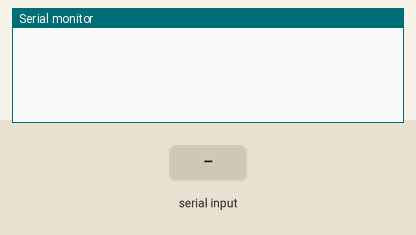
Recording of a sketch running on a simulated ESP8266 (NodeMCU). On the bench: the last lines printed to the serial monitor. The inputs (shaded band) are chosen by the test bench. WiFi joins after 1.5 s; servers stay silent unless stated.

Above: at 3.0 s.
3.1 s: "90,45,200\n" received over Serial
At 4.2 s:
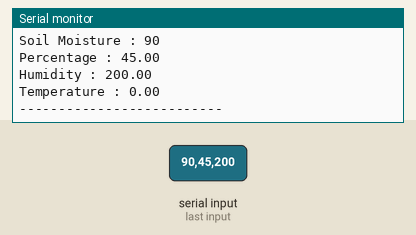
5.3 s: "30,150,10\n" received over Serial
At 7.0 s:
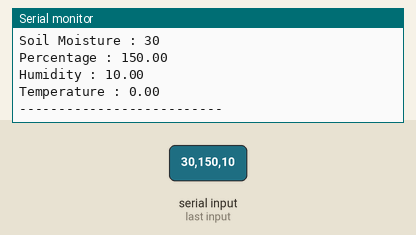

Measured:
- after the input at 3.1 s, the serial monitor: prints a new line after 0.70 s (image 1)
- after the input at 5.3 s, the serial monitor: prints a new line after 0.50 s (image 2)

The sketch:

blynkcode2.ino
```cpp
#define BLYNK_TEMPLATE_ID "TMPL3JjGcnV0H"
#define BLYNK_TEMPLATE_NAME "Smart Plant"
#define BLYNK_AUTH_TOKEN "1pvf9zzYsnQTHQfAP8dGl0zXJu8QcvIe"

#define BLYNK_PRINT Serial
#include <ESP8266WiFi.h>
#include <BlynkSimpleEsp8266.h>
#include <SoftwareSerial.h>

char auth[] = BLYNK_AUTH_TOKEN;

// Your WIFI credentials.
// Set password to "" for open networks.
char ssid[] = "your wifi name";
char pass[] = "your password";

BlynkTimer timer;

String myString; // complete message from Arduino, which consists of sensors data

// This function sends sensor data to Virtual Pins and checks for soil moisture level
void sensorvalue1()
{
  if (myString.length() > 0) {
    // Parse the comma-separated string into individual values
    String values[4]; // Assuming there are two values (Soil Moisture, Distance)
    int i = 0;
    char* t = strtok((char*)myString.c_str(), ",");
    while (t != NULL && i < 4) {
      values[i++] = String(t);
      t = strtok(NULL, ",");
    }

    // Extract values from the array
    int soilMoistureValue = values[0].toInt();
    float percentage = values[1].toFloat();
    float humidityValue = values[2].toFloat();
    float tempValue = values[3].toFloat();
    // Print values for debugging
    Serial.print("Soil Moisture : ");
    Serial.println(soilMoistureValue);
    Serial.print("Percentage : ");
    Serial.println(percentage);
    Serial.print("Humidity : ");
    Serial.println(humidityValue);
    Serial.print("Temperature : ");
    Serial.println(tempValue);
    Serial.println("--------------------------");

    // Check for critical soil moisture level
    if (percentage < 30) {
       Blynk.logEvent("water_level_critical", "Water level is decreased, please fill the tank...");
     }

    // Send values to Blynk virtual pins
    Blynk.virtualWrite(V5, soilMoistureValue);
    Blynk.virtualWrite(V6, percentage);
    Blynk.virtualWrite(V7, humidityValue);
    Blynk.virtualWrite(V8, tempValue);

    // Clear accumulated data after sending
    myString = "";
  }
}

void setup()
{
  // Debug console
  Serial.begin(9600);

  Blynk.begin(auth, ssid, pass);

  // Setup a function to be called every second
  timer.setInterval(1000L, sensorvalue1);
}

void loop()
{
  Blynk.run();
  timer.run(); // Initiates BlynkTimer

  // Check for incoming data from the sensor
  if (Serial.available() > 0) {
    myString = Serial.readStringUntil('\n');
    delay(1);
  }
}
```
